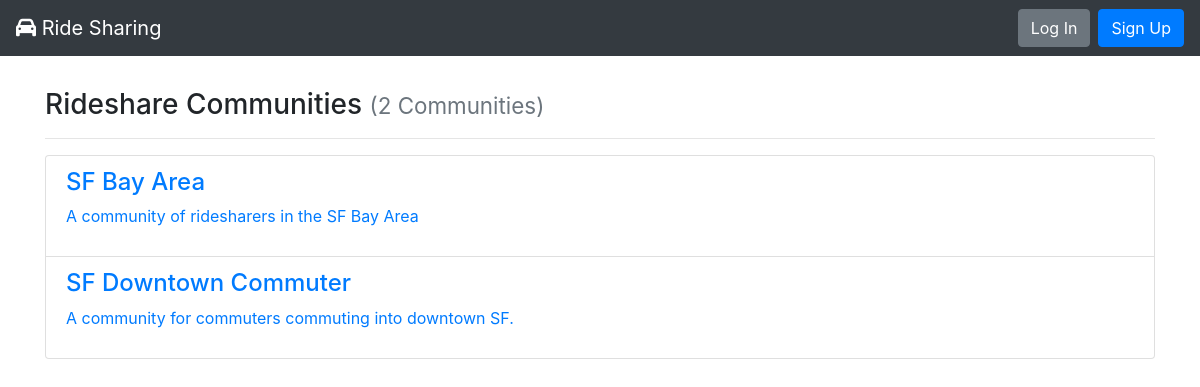
The page / on the database its author committed.
### rideshare/models.py (models this page shows, shortened)
class Community(models.Model):
    title = models.CharField(max_length=settings.COMMUNITY_NAME_MAX_LEN, unique=True, help_text='Unique name for you rideshare community')
    slug = models.CharField(
        max_length=settings.COMMUNITY_NAME_MAX_LEN, blank=True, editable=False,
        help_text="Unique URL path to access this community. Generated by the system."
    )
    description = models.TextField(
        null=True,
        help_text="A description of your rideshare community"
    )
    owner = models.ForeignKey(
        Rider,
        related_name='owner_of_%(app_label)s_%(class)s',
        on_delete=models.PROTECT,
        help_text='The Rider that owns the community'
    )
    moderators = models.ManyToManyField(
        Rider,
        related_name='moderator_of_%(app_label)s_%(class)s',
        help_text='The Riders that manage the community. Designated by the owner.',
        blank=True
    )
    members = models.ManyToManyField(
        Rider,
        related_name='member_of_%(app_label)s_%(class)s',
        blank=True,
        help_text='The Riders that are allowed to create and participate in ridesharing in this community',
    )
    areas = models.ManyToManyField(
        Location,
        blank=True,
        help_text='The areas in which this community will offer rideshares in (this is used for Riders to find the right communities)'
    )
    rideshares = models.ManyToManyField(
        RideShare,
        blank=True,
        help_text='The current rideshares that are listed under this community'
    )

### rideshare/views.py (the view)
# urls.py: path('', CommunityListView.as_view(), name='community-list-page'),
class CommunityListView(ListView):
    model = Community
    def get(self, request):
        communities = self.get_queryset().all()
        return render(request, 'community-list.html', {
            'communities': communities
        })

### rideshare/templates/community-list.html
{% extends 'base.html' %}
{% load static %}
{% block content%}
    <h3>Rideshare Communities {% if communities %}<small class="text-muted">({{ communities|length }} Communit{{ communities|length|pluralize:"y,ies" }})</small>{% endif %}</h3>
    <hr>
    {% if communities %}
        <div class="list-group">
        {% for community in communities %}
            {% include "partials/community-card.html" %}
        {% endfor %}
        </div>
    {% else %}
        <div class="alert alert-primary" role="alert">No communities to display.</div>
    {% endif %}
{% endblock %}

### rideshare/templates/partials/community-card.html
<div class='list-group-item'>
    <a href='{% url "community-details-page" community.slug%}' class='list-group-item-active'>
        <h4 class='list-group-item-heading'>{{community.title}}</h4>
        <p class='list-group-item-text'>{{community.description|truncatewords_html:15}}</p>
    </a>
</div>

### rows shown on the page
Community: title "SF Bay Area", description "A community of ridesharers in the SF Bay Area"
Community: title "SF Downtown Commuter", description "A community for commuters commuting into downtown SF."

### other values the page prints
{{ communities|length }} "2"
